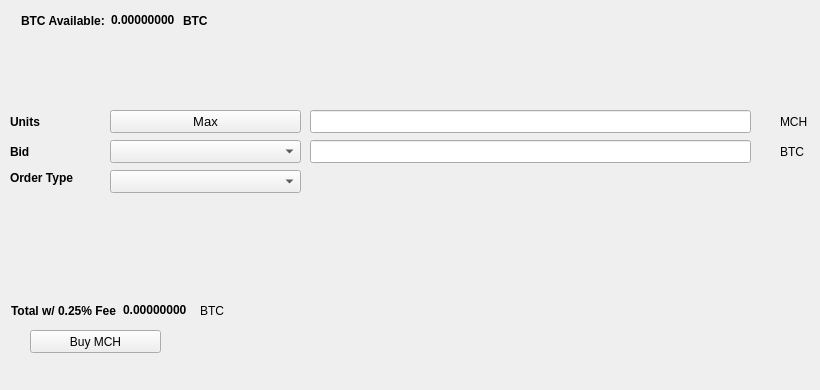
   <widget class="QWidget" name="BuyTab">
    <attribute name="title">
     <string>Buy</string>
    </attribute>
    <widget class="QPushButton" name="BuyMCH">
     <property name="geometry">
      <rect>
       <x>30</x>
       <y>330</y>
       <width>131</width>
       <height>23</height>
      </rect>
     </property>
     <property name="text">
      <string>Buy MCH</string>
     </property>
     <property name="icon">
      <iconset resource="../mktcash.qrc">
       <normaloff>:/icons/bitcoin</normaloff>:/icons/bitcoin</iconset>
     </property>
    </widget>
    <widget class="QLabel" name="label_3">
     <property name="geometry">
      <rect>
       <x>10</x>
       <y>110</y>
       <width>46</width>
       <height>23</height>
      </rect>
     </property>
     <property name="font">
      <font>
       <weight>75</weight>
       <bold>true</bold>
      </font>
     </property>
     <property name="text">
      <string>Units</string>
     </property>
    </widget>
    <widget class="QLineEdit" name="UnitsInput">
     <property name="geometry">
      <rect>
       <x>310</x>
       <y>110</y>
       <width>441</width>
       <height>23</height>
      </rect>
     </property>
     <property name="font">
      <font>
       <pointsize>9</pointsize>
       <weight>75</weight>
       <bold>true</bold>
      </font>
     </property>
    </widget>
    <widget class="QLineEdit" name="BuyBidPriceEdit">
     <property name="geometry">
      <rect>
       <x>310</x>
       <y>140</y>
       <width>441</width>
       <height>23</height>
      </rect>
     </property>
     <property name="font">
      <font>
       <pointsize>9</pointsize>
       <weight>75</weight>
       <bold>true</bold>
      </font>
     </property>
    </widget>
    <widget class="QLabel" name="label_4">
     <property name="geometry">
      <rect>
       <x>780</x>
       <y>110</y>
       <width>31</width>
       <height>23</height>
      </rect>
     </property>
     <property name="text">
      <string>MCH</string>
     </property>
    </widget>
    <widget class="QLabel" name="label_5">
     <property name="geometry">
      <rect>
       <x>780</x>
       <y>140</y>
       <width>31</width>
       <height>23</height>
      </rect>
     </property>
     <property name="text">
      <string>BTC</string>
     </property>
    </widget>
    <widget class="QLabel" name="label_6">
     <property name="geometry">
      <rect>
       <x>10</x>
       <y>140</y>
       <width>46</width>
       <height>23</height>
      </rect>
     </property>
     <property name="font">
      <font>
       <weight>75</weight>
       <bold>true</bold>
      </font>
     </property>
     <property name="text">
      <string>Bid</string>
     </property>
    </widget>
    <widget class="QLabel" name="label_7">
     <property name="geometry">
      <rect>
       <x>10</x>
       <y>170</y>
       <width>91</width>
       <height>16</height>
      </rect>
     </property>
     <property name="font">
      <font>
       <weight>75</weight>
       <bold>true</bold>
      </font>
     </property>
     <property name="text">
      <string>Order Type</string>
     </property>
    </widget>
    <widget class="QPushButton" name="Buy_Max_Amount">
     <property name="geometry">
      <rect>
       <x>110</x>
       <y>110</y>
       <width>191</width>
       <height>23</height>
      </rect>
     </property>
     <property name="font">
      <font>
       <pointsize>10</pointsize>
      </font>
     </property>
     <property name="text">
      <string>Max</string>
     </property>
    </widget>
    <widget class="QComboBox" name="BuyBidcomboBox">
     <property name="geometry">
      <rect>
       <x>110</x>
       <y>140</y>
       <width>191</width>
       <height>23</height>
      </rect>
     </property>
     <property name="font">
      <font>
       <pointsize>10</pointsize>
      </font>
     </property>
    </widget>
    <widget class="QComboBox" name="buyOrdertypeCombo">
     <property name="geometry">
      <rect>
       <x>110</x>
       <y>170</y>
       <width>191</width>
       <height>23</height>
      </rect>
     </property>
     <property name="font">
      <font>
       <pointsize>10</pointsize>
      </font>
     </property>
    </widget>
    <widget class="QWidget" name="layoutWidget1">
     <property name="geometry">
      <rect>
       <x>21</x>
       <y>11</y>
       <width>227</width>
       <height>19</height>
      </rect>
     </property>
     <layout class="QHBoxLayout" name="horizontalLayout_3">
      <item>
       <widget class="QLabel" name="label232">
        <property name="font">
         <font>
          <weight>75</weight>
          <bold>true</bold>
         </font>
        </property>
        <property name="text">
         <string>BTC Available:</string>
        </property>
       </widget>
      </item>
      <item>
       <widget class="QLabel" name="BtcAvailableLbl">
        <property name="palette">
         <palette>
          <active>
           <colorrole role="WindowText">
            <brush brushstyle="SolidPattern">
             <color alpha="255">
              <red>0</red>
              <green>0</green>
              <blue>0</blue>
             </color>
            </brush>
           </colorrole>
           <colorrole role="Button">
            <brush brushstyle="SolidPattern">
             <color alpha="255">
              <red>0</red>
              <green>170</green>
              <blue>0</blue>
             </color>
            </brush>
           </colorrole>
           <colorrole role="Light">
            <brush brushstyle="SolidPattern">
             <color alpha="255">
              <red>0</red>
              <green>255</green>
              <blue>0</blue>
             </color>
            </brush>
           </colorrole>
           <colorrole role="Midlight">
            <brush brushstyle="SolidPattern">
             <color alpha="255">
              <red>0</red>
              <green>212</green>
              <blue>0</blue>
             </color>
            </brush>
           </colorrole>
           <colorrole role="Dark">
            <brush brushstyle="SolidPattern">
             <color alpha="255">
              <red>0</red>
              <green>85</green>
              <blue>0</blue>
             </color>
            </brush>
           </colorrole>
           <colorrole role="Mid">
            <brush brushstyle="SolidPattern">
             <color alpha="255">
              <red>0</red>
              <green>113</green>
              <blue>0</blue>
             </color>
            </brush>
           </colorrole>
           <colorrole role="Text">
            <brush brushstyle="SolidPattern">
             <color alpha="255">
              <red>0</red>
              <green>170</green>
              <blue>0</blue>
             </color>
            </brush>
           </colorrole>
           <colorrole role="BrightText">
            <brush brushstyle="SolidPattern">
             <color alpha="255">
              <red>255</red>
              <green>255</green>
              <blue>255</blue>
             </color>
            </brush>
           </colorrole>
           <colorrole role="ButtonText">
            <brush brushstyle="SolidPattern">
             <color alpha="255">
              <red>0</red>
              <green>0</green>
              <blue>0</blue>
             </color>
            </brush>
           </colorrole>
           <colorrole role="Base">
            <brush brushstyle="SolidPattern">
             <color alpha="255">
              <red>255</red>
              <green>255</green>
              <blue>255</blue>
             </color>
            </brush>
           </colorrole>
           <colorrole role="Window">
            <brush brushstyle="SolidPattern">
             <color alpha="255">
              <red>0</red>
              <green>170</green>
              <blue>0</blue>
             </color>
            </brush>
           </colorrole>
           <colorrole role="Shadow">
            <brush brushstyle="SolidPattern">
             <color alpha="255">
              <red>0</red>
              <green>0</green>
              <blue>0</blue>
             </color>
            </brush>
           </colorrole>
           <colorrole role="AlternateBase">
            <brush brushstyle="SolidPattern">
             <color alpha="255">
              <red>127</red>
              <green>212</green>
              <blue>127</blue>
             </color>
            </brush>
           </colorrole>
           <colorrole role="ToolTipBase">
            <brush brushstyle="SolidPattern">
             <color alpha="255">
              <red>255</red>
              <green>255</green>
              <blue>220</blue>
             </color>
            </brush>
           </colorrole>
           <colorrole role="ToolTipText">
            <brush brushstyle="SolidPattern">
             <color alpha="255">
              <red>0</red>
              <green>0</green>
              <blue>0</blue>
             </color>
            </brush>
           </colorrole>
          </active>
          <inactive>
           <colorrole role="WindowText">
            <brush brushstyle="SolidPattern">
             <color alpha="255">
              <red>0</red>
              <green>0</green>
              <blue>0</blue>
             </color>
            </brush>
           </colorrole>
           <colorrole role="Button">
            <brush brushstyle="SolidPattern">
             <color alpha="255">
              <red>0</red>
              <green>170</green>
              <blue>0</blue>
             </color>
            </brush>
           </colorrole>
           <colorrole role="Light">
            <brush brushstyle="SolidPattern">
             <color alpha="255">
              <red>0</red>
              <green>255</green>
              <blue>0</blue>
             </color>
            </brush>
           </colorrole>
           <colorrole role="Midlight">
            <brush brushstyle="SolidPattern">
             <color alpha="255">
              <red>0</red>
              <green>212</green>
              <blue>0</blue>
             </color>
            </brush>
           </colorrole>
           <colorrole role="Dark">
            <brush brushstyle="SolidPattern">
             <color alpha="255">
              <red>0</red>
              <green>85</green>
              <blue>0</blue>
             </color>
            </brush>
           </colorrole>
           <colorrole role="Mid">
            <brush brushstyle="SolidPattern">
             <color alpha="255">
              <red>0</red>
              <green>113</green>
              <blue>0</blue>
             </color>
            </brush>
           </colorrole>
           <colorrole role="Text">
            <brush brushstyle="SolidPattern">
             <color alpha="255">
              <red>0</red>
              <green>170</green>
              <blue>0</blue>
             </color>
            </brush>
           </colorrole>
           <colorrole role="BrightText">
            <brush brushstyle="SolidPattern">
             <color alpha="255">
              <red>255</red>
              <green>255</green>
              <blue>255</blue>
             </color>
            </brush>
           </colorrole>
           <colorrole role="ButtonText">
            <brush brushstyle="SolidPattern">
             <color alpha="255">
              <red>0</red>
              <green>0</green>
              <blue>0</blue>
             </color>
            </brush>
           </colorrole>
           <colorrole role="Base">
            <brush brushstyle="SolidPattern">
             <color alpha="255">
              <red>255</red>
              <green>255</green>
              <blue>255</blue>
             </color>
            </brush>
           </colorrole>
           <colorrole role="Window">
            <brush brushstyle="SolidPattern">
             <color alpha="255">
              <red>0</red>
              <green>170</green>
              <blue>0</blue>
             </color>
            </brush>
           </colorrole>
           <colorrole role="Shadow">
            <brush brushstyle="SolidPattern">
             <color alpha="255">
              <red>0</red>
              <green>0</green>
              <blue>0</blue>
             </color>
            </brush>
           </colorrole>
           <colorrole role="AlternateBase">
            <brush brushstyle="SolidPattern">
             <color alpha="255">
              <red>127</red>
              <green>212</green>
              <blue>127</blue>
             </color>
            </brush>
           </colorrole>
           <colorrole role="ToolTipBase">
            <brush brushstyle="SolidPattern">
             <color alpha="255">
              <red>255</red>
              <green>255</green>
              <blue>220</blue>
             </color>
            </brush>
           </colorrole>
           <colorrole role="ToolTipText">
            <brush brushstyle="SolidPattern">
             <color alpha="255">
              <red>0</red>
              <green>0</green>
              <blue>0</blue>
             </color>
            </brush>
           </colorrole>
          </inactive>
          <disabled>
           <colorrole role="WindowText">
            <brush brushstyle="SolidPattern">
             <color alpha="255">
              <red>0</red>
              <green>85</green>
              <blue>0</blue>
             </color>
            </brush>
           </colorrole>
           <colorrole role="Button">
            <brush brushstyle="SolidPattern">
             <color alpha="255">
              <red>0</red>
              <green>170</green>
              <blue>0</blue>
             </color>
            </brush>
           </colorrole>
           <colorrole role="Light">
            <brush brushstyle="SolidPattern">
             <color alpha="255">
              <red>0</red>
              <green>255</green>
              <blue>0</blue>
             </color>
            </brush>
           </colorrole>
           <colorrole role="Midlight">
            <brush brushstyle="SolidPattern">
             <color alpha="255">
              <red>0</red>
              <green>212</green>
              <blue>0</blue>
             </color>
            </brush>
           </colorrole>
           <colorrole role="Dark">
            <brush brushstyle="SolidPattern">
             <color alpha="255">
              <red>0</red>
              <green>85</green>
              <blue>0</blue>
             </color>
            </brush>
           </colorrole>
           <colorrole role="Mid">
            <brush brushstyle="SolidPattern">
             <color alpha="255">
              <red>0</red>
              <green>113</green>
              <blue>0</blue>
             </color>
            </brush>
           </colorrole>
           <colorrole role="Text">
            <brush brushstyle="SolidPattern">
             <color alpha="255">
              <red>0</red>
              <green>85</green>
              <blue>0</blue>
             </color>
            </brush>
           </colorrole>
           <colorrole role="BrightText">
            <brush brushstyle="SolidPattern">
             <color alpha="255">
              <red>255</red>
              <green>255</green>
              <blue>255</blue>
             </color>
            </brush>
           </colorrole>
           <colorrole role="ButtonText">
            <brush brushstyle="SolidPattern">
             <color alpha="255">
              <red>0</red>
              <green>85</green>
              <blue>0</blue>
             </color>
            </brush>
           </colorrole>
           <colorrole role="Base">
            <brush brushstyle="SolidPattern">
             <color alpha="255">
              <red>0</red>
              <green>170</green>
              <blue>0</blue>
             </color>
            </brush>
           </colorrole>
           <colorrole role="Window">
            <brush brushstyle="SolidPattern">
             <color alpha="255">
              <red>0</red>
              <green>170</green>
              <blue>0</blue>
             </color>
            </brush>
           </colorrole>
           <colorrole role="Shadow">
            <brush brushstyle="SolidPattern">
             <color alpha="255">
              <red>0</red>
              <green>0</green>
              <blue>0</blue>
             </color>
            </brush>
           </colorrole>
           <colorrole role="AlternateBase">
            <brush brushstyle="SolidPattern">
             <color alpha="255">
              <red>0</red>
              <green>170</green>
              <blue>0</blue>
             </color>
            </brush>
           </colorrole>
           <colorrole role="ToolTipBase">
            <brush brushstyle="SolidPattern">
             <color alpha="255">
              <red>255</red>
              <green>255</green>
              <blue>220</blue>
             </color>
            </brush>
           </colorrole>
           <colorrole role="ToolTipText">
            <brush brushstyle="SolidPattern">
             <color alpha="255">
              <red>0</red>
              <green>0</green>
              <blue>0</blue>
             </color>
            </brush>
           </colorrole>
          </disabled>
         </palette>
        </property>
        <property name="font">
         <font>
          <weight>75</weight>
          <bold>true</bold>
         </font>
        </property>
        <property name="text">
         <string>0.00000000</string>
        </property>
        <property name="textInteractionFlags">
         <set>Qt::LinksAccessibleByMouse|Qt::TextSelectableByKeyboard|Qt::TextSelectableByMouse</set>
        </property>
       </widget>
      </item>
      <item>
       <widget class="QLabel" name="BtcAvailableLbl_2">
        <property name="font">
         <font>
          <weight>75</weight>
          <bold>true</bold>
         </font>
        </property>
        <property name="text">
         <string>BTC</string>
        </property>
       </widget>
      </item>
     </layout>
    </widget>
    <widget class="QWidget" name="layoutWidge2">
     <property name="geometry">
      <rect>
       <x>11</x>
       <y>301</y>
       <width>259</width>
       <height>19</height>
      </rect>
     </property>
     <layout class="QHBoxLayout" name="horizontalLayout_4">
      <item>
       <widget class="QLabel" name="label_9">
        <property name="font">
         <font>
          <weight>75</weight>
          <bold>true</bold>
         </font>
        </property>
        <property name="text">
         <string>Total w/ 0.25% Fee</string>
        </property>
       </widget>
      </item>
      <item>
       <widget class="QLabel" name="BuyCostLabel">
        <property name="palette">
         <palette>
          <active>
           <colorrole role="WindowText">
            <brush brushstyle="SolidPattern">
             <color alpha="255">
              <red>0</red>
              <green>0</green>
              <blue>0</blue>
             </color>
            </brush>
           </colorrole>
           <colorrole role="Button">
            <brush brushstyle="SolidPattern">
             <color alpha="255">
              <red>0</red>
              <green>170</green>
              <blue>0</blue>
             </color>
            </brush>
           </colorrole>
           <colorrole role="Light">
            <brush brushstyle="SolidPattern">
             <color alpha="255">
              <red>0</red>
              <green>255</green>
              <blue>0</blue>
             </color>
            </brush>
           </colorrole>
           <colorrole role="Midlight">
            <brush brushstyle="SolidPattern">
             <color alpha="255">
              <red>0</red>
              <green>212</green>
              <blue>0</blue>
             </color>
            </brush>
           </colorrole>
           <colorrole role="Dark">
            <brush brushstyle="SolidPattern">
             <color alpha="255">
              <red>0</red>
              <green>85</green>
              <blue>0</blue>
             </color>
            </brush>
           </colorrole>
           <colorrole role="Mid">
            <brush brushstyle="SolidPattern">
             <color alpha="255">
              <red>0</red>
              <green>113</green>
              <blue>0</blue>
             </color>
            </brush>
           </colorrole>
           <colorrole role="Text">
            <brush brushstyle="SolidPattern">
             <color alpha="255">
              <red>0</red>
              <green>170</green>
              <blue>0</blue>
             </color>
            </brush>
           </colorrole>
           <colorrole role="BrightText">
            <brush brushstyle="SolidPattern">
             <color alpha="255">
              <red>255</red>
              <green>255</green>
              <blue>255</blue>
             </color>
            </brush>
           </colorrole>
           <colorrole role="ButtonText">
            <brush brushstyle="SolidPattern">
             <color alpha="255">
              <red>0</red>
              <green>0</green>
              <blue>0</blue>
             </color>
            </brush>
           </colorrole>
           <colorrole role="Base">
            <brush brushstyle="SolidPattern">
             <color alpha="255">
              <red>255</red>
              <green>255</green>
              <blue>255</blue>
             </color>
            </brush>
           </colorrole>
           <colorrole role="Window">
            <brush brushstyle="SolidPattern">
             <color alpha="255">
              <red>0</red>
              <green>170</green>
              <blue>0</blue>
             </color>
            </brush>
           </colorrole>
           <colorrole role="Shadow">
            <brush brushstyle="SolidPattern">
             <color alpha="255">
              <red>0</red>
              <green>0</green>
              <blue>0</blue>
             </color>
            </brush>
           </colorrole>
           <colorrole role="AlternateBase">
            <brush brushstyle="SolidPattern">
             <color alpha="255">
              <red>127</red>
              <green>212</green>
              <blue>127</blue>
             </color>
            </brush>
           </colorrole>
           <colorrole role="ToolTipBase">
            <brush brushstyle="SolidPattern">
             <color alpha="255">
              <red>255</red>
              <green>255</green>
              <blue>220</blue>
             </color>
            </brush>
           </colorrole>
           <colorrole role="ToolTipText">
            <brush brushstyle="SolidPattern">
             <color alpha="255">
              <red>0</red>
              <green>0</green>
              <blue>0</blue>
             </color>
            </brush>
           </colorrole>
          </active>
          <inactive>
           <colorrole role="WindowText">
            <brush brushstyle="SolidPattern">
             <color alpha="255">
              <red>0</red>
              <green>0</green>
              <blue>0</blue>
             </color>
            </brush>
           </colorrole>
           <colorrole role="Button">
            <brush brushstyle="SolidPattern">
             <color alpha="255">
              <red>0</red>
              <green>170</green>
              <blue>0</blue>
             </color>
            </brush>
           </colorrole>
           <colorrole role="Light">
            <brush brushstyle="SolidPattern">
             <color alpha="255">
              <red>0</red>
              <green>255</green>
              <blue>0</blue>
             </color>
            </brush>
           </colorrole>
           <colorrole role="Midlight">
            <brush brushstyle="SolidPattern">
             <color alpha="255">
              <red>0</red>
              <green>212</green>
              <blue>0</blue>
             </color>
            </brush>
           </colorrole>
           <colorrole role="Dark">
            <brush brushstyle="SolidPattern">
             <color alpha="255">
              <red>0</red>
              <green>85</green>
              <blue>0</blue>
             </color>
            </brush>
           </colorrole>
           <colorrole role="Mid">
            <brush brushstyle="SolidPattern">
             <color alpha="255">
              <red>0</red>
              <green>113</green>
              <blue>0</blue>
             </color>
            </brush>
           </colorrole>
           <colorrole role="Text">
            <brush brushstyle="SolidPattern">
             <color alpha="255">
              <red>0</red>
              <green>170</green>
              <blue>0</blue>
             </color>
            </brush>
           </colorrole>
           <colorrole role="BrightText">
            <brush brushstyle="SolidPattern">
             <color alpha="255">
              <red>255</red>
              <green>255</green>
              <blue>255</blue>
             </color>
            </brush>
           </colorrole>
           <colorrole role="ButtonText">
            <brush brushstyle="SolidPattern">
             <color alpha="255">
              <red>0</red>
              <green>0</green>
              <blue>0</blue>
             </color>
            </brush>
           </colorrole>
           <colorrole role="Base">
            <brush brushstyle="SolidPattern">
             <color alpha="255">
              <red>255</red>
              <green>255</green>
              <blue>255</blue>
             </color>
            </brush>
           </colorrole>
           <colorrole role="Window">
            <brush brushstyle="SolidPattern">
             <color alpha="255">
              <red>0</red>
              <green>170</green>
              <blue>0</blue>
             </color>
            </brush>
           </colorrole>
           <colorrole role="Shadow">
            <brush brushstyle="SolidPattern">
             <color alpha="255">
              <red>0</red>
              <green>0</green>
              <blue>0</blue>
             </color>
            </brush>
           </colorrole>
           <colorrole role="AlternateBase">
            <brush brushstyle="SolidPattern">
             <color alpha="255">
              <red>127</red>
              <green>212</green>
              <blue>127</blue>
             </color>
            </brush>
           </colorrole>
           <colorrole role="ToolTipBase">
            <brush brushstyle="SolidPattern">
             <color alpha="255">
              <red>255</red>
              <green>255</green>
              <blue>220</blue>
             </color>
            </brush>
           </colorrole>
           <colorrole role="ToolTipText">
            <brush brushstyle="SolidPattern">
             <color alpha="255">
              <red>0</red>
              <green>0</green>
              <blue>0</blue>
             </color>
            </brush>
           </colorrole>
          </inactive>
          <disabled>
           <colorrole role="WindowText">
            <brush brushstyle="SolidPattern">
             <color alpha="255">
              <red>0</red>
              <green>85</green>
              <blue>0</blue>
             </color>
            </brush>
           </colorrole>
           <colorrole role="Button">
            <brush brushstyle="SolidPattern">
             <color alpha="255">
              <red>0</red>
              <green>170</green>
              <blue>0</blue>
             </color>
            </brush>
           </colorrole>
           <colorrole role="Light">
            <brush brushstyle="SolidPattern">
             <color alpha="255">
              <red>0</red>
              <green>255</green>
              <blue>0</blue>
             </color>
            </brush>
           </colorrole>
           <colorrole role="Midlight">
            <brush brushstyle="SolidPattern">
             <color alpha="255">
              <red>0</red>
              <green>212</green>
              <blue>0</blue>
             </color>
            </brush>
           </colorrole>
           <colorrole role="Dark">
            <brush brushstyle="SolidPattern">
             <color alpha="255">
              <red>0</red>
              <green>85</green>
              <blue>0</blue>
             </color>
            </brush>
           </colorrole>
           <colorrole role="Mid">
            <brush brushstyle="SolidPattern">
             <color alpha="255">
              <red>0</red>
              <green>113</green>
              <blue>0</blue>
             </color>
            </brush>
           </colorrole>
           <colorrole role="Text">
            <brush brushstyle="SolidPattern">
             <color alpha="255">
              <red>0</red>
              <green>85</green>
              <blue>0</blue>
             </color>
            </brush>
           </colorrole>
           <colorrole role="BrightText">
            <brush brushstyle="SolidPattern">
             <color alpha="255">
              <red>255</red>
              <green>255</green>
              <blue>255</blue>
             </color>
            </brush>
           </colorrole>
           <colorrole role="ButtonText">
            <brush brushstyle="SolidPattern">
             <color alpha="255">
              <red>0</red>
              <green>85</green>
              <blue>0</blue>
             </color>
            </brush>
           </colorrole>
           <colorrole role="Base">
            <brush brushstyle="SolidPattern">
             <color alpha="255">
              <red>0</red>
              <green>170</green>
              <blue>0</blue>
             </color>
            </brush>
           </colorrole>
           <colorrole role="Window">
            <brush brushstyle="SolidPattern">
             <color alpha="255">
              <red>0</red>
              <green>170</green>
              <blue>0</blue>
             </color>
            </brush>
           </colorrole>
           <colorrole role="Shadow">
            <brush brushstyle="SolidPattern">
             <color alpha="255">
              <red>0</red>
              <green>0</green>
              <blue>0</blue>
             </color>
            </brush>
           </colorrole>
           <colorrole role="AlternateBase">
            <brush brushstyle="SolidPattern">
             <color alpha="255">
              <red>0</red>
              <green>170</green>
              <blue>0</blue>
             </color>
            </brush>
           </colorrole>
           <colorrole role="ToolTipBase">
            <brush brushstyle="SolidPattern">
             <color alpha="255">
              <red>255</red>
              <green>255</green>
              <blue>220</blue>
             </color>
            </brush>
           </colorrole>
           <colorrole role="ToolTipText">
            <brush brushstyle="SolidPattern">
             <color alpha="255">
              <red>0</red>
              <green>0</green>
              <blue>0</blue>
             </color>
            </brush>
           </colorrole>
          </disabled>
         </palette>
        </property>
        <property name="font">
         <font>
          <weight>75</weight>
          <bold>true</bold>
         </font>
        </property>
        <property name="autoFillBackground">
         <bool>false</bool>
        </property>
        <property name="text">
         <string>0.00000000</string>
        </property>
        <property name="textInteractionFlags">
         <set>Qt::LinksAccessibleByMouse|Qt::TextSelectableByMouse</set>
        </property>
       </widget>
      </item>
      <item>
       <widget class="QLabel" name="label_10">
        <property name="font">
         <font>
          <weight>50</weight>
          <bold>false</bold>
         </font>
        </property>
        <property name="text">
         <string>BTC</string>
        </property>
       </widget>
      </item>
     </layout>
    </widget>
    <widget class="QLabel" name="label_24">
     <property name="geometry">
      <rect>
       <x>460</x>
       <y>300</y>
       <width>281</width>
       <height>81</height>
      </rect>
     </property>
     <property name="text">
      <string/>
     </property>
     <property name="pixmap">
      <pixmap>:/images/bittrex</pixmap>
     </property>
    </widget>
   </widget>
